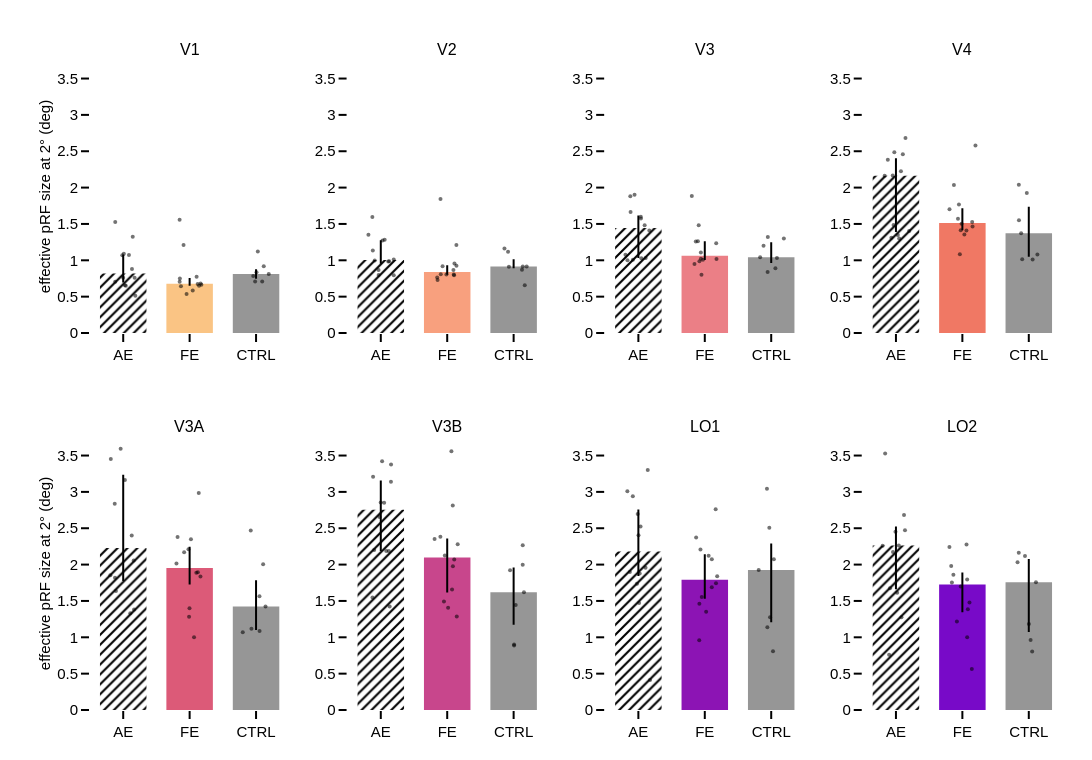

Here is the notebook cell this chart was saved with:
### Markdown cell above
## Figure 3 — Are the pRFs larger through the amblyopic eye? (effective pRF size at 2°)

Effective size σ/√n at 2° eccentricity, from the weighted regression of size on eccentricity (0.5-6°) of each subject, eye and ROI. Same layout as Figure 1. The table also gives the slope of the size-eccentricity relation.

### Code cell
s_size = eye_tests('size')
show(s_size)
print('\nSlope of size vs eccentricity'); show(eye_tests('size_slope'))
bar_panel(three('size'), three_stars(s_size), 'effective pRF size at {}° (deg)'.format(ref_ecc), 'retino_fig3_size')

### Figure 1 — Plotly figure (JSON) as saved in the notebook; plotly's stock layout.template omitted (floating-point values rounded to 4 significant figures)
{"data": [{"error_y": {"array": [0.2571], "arrayminus": [0.1266], "color": "black", "thickness": 2, "type": "data", "width": 0}, "marker": {"color": "rgb(250, 196, 132)", "pattern": {"bgcolor": "rgba(0,0,0,0)", "fgcolor": "black", "shape": "/", "size": 7}}, "showlegend": false, "type": "bar", "width": 0.7, "x": [0], "xaxis": "x", "y": [0.82], "yaxis": "y"}, {"marker": {"color": "rgba(0,0,0,0.55)", "size": 4}, "mode": "markers", "showlegend": false, "type": "scatter", "x": [-0.0003963, -0.1205, 0.1718, -0.1201, 0.02463, 0.03894, 0.1434, -0.01333, 0.132, 0.009559, 0.1825, 0.08664], "xaxis": "x", "y": [0.7592, 0.7053, 0.7585, 1.525, 0.6578, 0.6496, 1.325, 1.068, 0.8809, 1.091, 0.5111, 1.073], "yaxis": "y"}, {"error_y": {"array": [0.07915], "arrayminus": [0.0277], "color": "black", "thickness": 2, "type": "data", "width": 0}, "marker": {"color": "rgb(250, 196, 132)", "pattern": {"bgcolor": "rgba(0,0,0,0)", "fgcolor": "black", "shape": "", "size": 7}}, "showlegend": false, "type": "bar", "width": 0.7, "x": [1], "xaxis": "x", "y": [0.6769], "yaxis": "y"}, {"marker": {"color": "rgba(0,0,0,0.55)", "size": 4}, "mode": "markers", "showlegend": false, "type": "scatter", "x": [1.165, 1.177, 1.121, 0.8489, 0.8498, 1.046, 0.9085, 0.9541, 0.8695, 1.105, 1.142, 0.8531], "xaxis": "x", "y": [0.6802, 0.6648, 0.6737, 1.556, 0.705, 0.5835, 1.209, 0.5366, 0.6436, 0.7728, 0.6511, 0.7505], "yaxis": "y"}, {"error_y": {"array": [0.06447], "arrayminus": [0.06582], "color": "black", "thickness": 2, "type": "data", "width": 0}, "marker": {"color": "rgb(150,150,150)", "pattern": {"bgcolor": "rgba(0,0,0,0)", "fgcolor": "black", "shape": "", "size": 7}}, "showlegend": false, "type": "bar", "width": 0.7, "x": [2], "xaxis": "x", "y": [0.8112], "yaxis": "y"}, {"marker": {"color": "rgba(0,0,0,0.55)", "size": 4}, "mode": "markers", "showlegend": false, "type": "scatter", "x": [2.007, 1.958, 2.116, 1.986, 2.092, 2.026, 2.191], "xaxis": "x", "y": [0.8345, 0.7825, 0.9168, 0.7082, 0.7077, 1.121, 0.8112], "yaxis": "y"}, {"error_y": {"array": [0.2708], "arrayminus": [0.05163], "color": "black", "thickness": 2, "type": "data", "width": 0}, "marker": {"color": "rgb(248, 160, 126)", "pattern": {"bgcolor": "rgba(0,0,0,0)", "fgcolor": "black", "shape": "/", "size": 7}}, "showlegend": false, "type": "bar", "width": 0.7, "x": [0], "xaxis": "x2", "y": [1.005], "yaxis": "y2"}, {"marker": {"color": "rgba(0,0,0,0.55)", "size": 4}, "mode": "markers", "showlegend": false, "type": "scatter", "x": [-0.03215, 0.1951, -0.03382, -0.1269, 0.1128, -0.09131, 0.0263, 0.05841, -0.1201, -0.1862, 0.1948, 0.127], "xaxis": "x2", "y": [0.7992, 1.013, 0.866, 1.596, 0.9825, 0.9973, 1.273, 1.283, 1.134, 1.352, 0.7954, 0.9857], "yaxis": "y2"}, {"error_y": {"array": [0.0943], "arrayminus": [0.03592], "color": "black", "thickness": 2, "type": "data", "width": 0}, "marker": {"color": "rgb(248, 160, 126)", "pattern": {"bgcolor": "rgba(0,0,0,0)", "fgcolor": "black", "shape": "", "size": 7}}, "showlegend": false, "type": "bar", "width": 0.7, "x": [1], "xaxis": "x2", "y": [0.838], "yaxis": "y2"}, {"marker": {"color": "rgba(0,0,0,0.55)", "size": 4}, "mode": "markers", "showlegend": false, "type": "scatter", "x": [0.8495, 1.139, 0.9033, 0.8989, 1.109, 1.103, 1.138, 0.8547, 1.099, 0.9879, 0.9304, 1.094], "xaxis": "x2", "y": [0.7623, 0.9241, 0.8088, 1.844, 0.9568, 0.7952, 1.21, 0.7292, 0.8063, 0.8043, 0.9187, 0.8671], "yaxis": "y2"}, {"error_y": {"array": [0.1024], "arrayminus": [0.02428], "color": "black", "thickness": 2, "type": "data", "width": 0}, "marker": {"color": "rgb(150,150,150)", "pattern": {"bgcolor": "rgba(0,0,0,0)", "fgcolor": "black", "shape": "", "size": 7}}, "showlegend": false, "type": "bar", "width": 0.7, "x": [2], "xaxis": "x2", "y": [0.9135], "yaxis": "y2"}, {"marker": {"color": "rgba(0,0,0,0.55)", "size": 4}, "mode": "markers", "showlegend": false, "type": "scatter", "x": [2.138, 1.929, 1.862, 2.197, 2.168, 1.916, 2.126], "xaxis": "x2", "y": [0.9159, 0.9097, 1.162, 0.9135, 0.6557, 1.116, 0.8687], "yaxis": "y2"}, {"error_y": {"array": [0.1713], "arrayminus": [0.4152], "color": "black", "thickness": 2, "type": "data", "width": 0}, "marker": {"color": "rgb(235, 127, 134)", "pattern": {"bgcolor": "rgba(0,0,0,0)", "fgcolor": "black", "shape": "/", "size": 7}}, "showlegend": false, "type": "bar", "width": 0.7, "x": [0], "xaxis": "x3", "y": [1.445], "yaxis": "y3"}, {"marker": {"color": "rgba(0,0,0,0.55)", "size": 4}, "mode": "markers", "showlegend": false, "type": "scatter", "x": [-0.1641, 0.165, 0.1099, -0.1213, -0.08173, 0.03822, -0.0577, 0.09449, 0.03695, -0.1172, 0.04404, -0.1944], "xaxis": "x3", "y": [1.0, 1.409, 1.03, 1.88, 1.007, 1.573, 1.9, 1.481, 1.6, 1.665, 1.029, 1.077], "yaxis": "y3"}, {"error_y": {"array": [0.1966], "arrayminus": [0.06134], "color": "black", "thickness": 2, "type": "data", "width": 0}, "marker": {"color": "rgb(235, 127, 134)", "pattern": {"bgcolor": "rgba(0,0,0,0)", "fgcolor": "black", "shape": "", "size": 7}}, "showlegend": false, "type": "bar", "width": 0.7, "x": [1], "xaxis": "x3", "y": [1.064], "yaxis": "y3"}, {"marker": {"color": "rgba(0,0,0,0.55)", "size": 4}, "mode": "markers", "showlegend": false, "type": "scatter", "x": [0.8447, 0.8645, 0.9415, 0.8048, 1.172, 0.8958, 0.9083, 0.9503, 1.176, 0.9407, 0.9725, 0.9194], "xaxis": "x3", "y": [0.9495, 1.26, 1.022, 1.885, 1.233, 1.263, 1.482, 0.8005, 1.019, 1.106, 1.008, 0.9862], "yaxis": "y3"}, {"error_y": {"array": [0.2078], "arrayminus": [0.07958], "color": "black", "thickness": 2, "type": "data", "width": 0}, "marker": {"color": "rgb(150,150,150)", "pattern": {"bgcolor": "rgba(0,0,0,0)", "fgcolor": "black", "shape": "", "size": 7}}, "showlegend": false, "type": "bar", "width": 0.7, "x": [2], "xaxis": "x3", "y": [1.042], "yaxis": "y3"}, {"marker": {"color": "rgba(0,0,0,0.55)", "size": 4}, "mode": "markers", "showlegend": false, "type": "scatter", "x": [2.19, 1.946, 1.833, 2.063, 2.087, 1.949, 1.885], "xaxis": "x3", "y": [1.298, 0.8405, 1.042, 0.8915, 1.033, 1.32, 1.201], "yaxis": "y3"}, {"error_y": {"array": [0.2376], "arrayminus": [0.7755], "color": "black", "thickness": 2, "type": "data", "width": 0}, "marker": {"color": "rgb(240, 120, 100)", "pattern": {"bgcolor": "rgba(0,0,0,0)", "fgcolor": "black", "shape": "/", "size": 7}}, "showlegend": false, "type": "bar", "width": 0.7, "x": [0], "xaxis": "x4", "y": [2.164], "yaxis": "y4"}, {"marker": {"color": "rgba(0,0,0,0.55)", "size": 4}, "mode": "markers", "showlegend": false, "type": "scatter", "x": [-0.0363, -0.02437, 0.1981, 0.1434, 0.04836, -0.1224, 0.07517, 0.1036, -0.1698, -0.04821, -0.06926, 0.02817], "xaxis": "x4", "y": [1.484, 2.485, 1.403, 2.683, 1.299, 2.383, 2.225, 2.46, 2.162, 2.166, 1.309, 1.347], "yaxis": "y4"}, {"error_y": {"array": [0.2037], "arrayminus": [0.1005], "color": "black", "thickness": 2, "type": "data", "width": 0}, "marker": {"color": "rgb(240, 120, 100)", "pattern": {"bgcolor": "rgba(0,0,0,0)", "fgcolor": "black", "shape": "", "size": 7}}, "showlegend": false, "type": "bar", "width": 0.7, "x": [1], "xaxis": "x4", "y": [1.514], "yaxis": "y4"}, {"marker": {"color": "rgba(0,0,0,0.55)", "size": 4}, "mode": "markers", "showlegend": false, "type": "scatter", "x": [1.061, 0.8726, 0.9879, 1.197, 0.8063, 0.9484, 0.9337, 0.9622, 1.148, 0.9753, 1.153, 1.03], "xaxis": "x4", "y": [1.41, 2.034, 1.502, 2.58, 1.701, 1.767, 1.571, 1.083, 1.526, 1.414, 1.466, 1.355], "yaxis": "y4"}, {"error_y": {"array": [0.3643], "arrayminus": [0.3249], "color": "black", "thickness": 2, "type": "data", "width": 0}, "marker": {"color": "rgb(150,150,150)", "pattern": {"bgcolor": "rgba(0,0,0,0)", "fgcolor": "black", "shape": "", "size": 7}}, "showlegend": false, "type": "bar", "width": 0.7, "x": [2], "xaxis": "x4", "y": [1.373], "yaxis": "y4"}, {"marker": {"color": "rgba(0,0,0,0.55)", "size": 4}, "mode": "markers", "showlegend": false, "type": "scatter", "x": [1.97, 1.901, 2.129, 2.058, 1.885, 1.852, 1.85], "xaxis": "x4", "y": [1.925, 1.016, 1.08, 1.012, 1.373, 1.55, 2.039], "yaxis": "y4"}, {"error_y": {"array": [1.01], "arrayminus": [0.4539], "color": "black", "thickness": 2, "type": "data", "width": 0}, "marker": {"color": "rgb(220, 90, 120)", "pattern": {"bgcolor": "rgba(0,0,0,0)", "fgcolor": "black", "shape": "/", "size": 7}}, "showlegend": false, "type": "bar", "width": 0.7, "x": [0], "xaxis": "x5", "y": [2.227], "yaxis": "y5"}, {"marker": {"color": "rgba(0,0,0,0.55)", "size": 4}, "mode": "markers", "showlegend": false, "type": "scatter", "x": [0.1636, -0.03864, 0.1281, 0.1581, -0.1095, -0.187, -0.1279, 0.1092, -0.1938, 0.02565, -0.1235, 0.1067], "xaxis": "x5", "y": [1.382, 3.593, 2.399, 2.055, 1.638, 3.452, 2.837, 4.667, 1.855, 3.165, 1.818, 1.33], "yaxis": "y5"}, {"error_y": {"array": [0.2915], "arrayminus": [0.2263], "color": "black", "thickness": 2, "type": "data", "width": 0}, "marker": {"color": "rgb(220, 90, 120)", "pattern": {"bgcolor": "rgba(0,0,0,0)", "fgcolor": "black", "shape": "", "size": 7}}, "showlegend": false, "type": "bar", "width": 0.7, "x": [1], "xaxis": "x5", "y": [1.954], "yaxis": "y5"}, {"marker": {"color": "rgba(0,0,0,0.55)", "size": 4}, "mode": "markers", "showlegend": false, "type": "scatter", "x": [0.9918, 1.02, 0.9174, 0.9826, 0.8183, 1.124, 1.163, 1.101, 0.9982, 1.138, 0.8015, 1.066], "xaxis": "x5", "y": [1.284, 2.348, 2.17, 2.211, 2.379, 1.893, 1.837, 1.887, 1.399, 2.986, 2.014, 0.9992], "yaxis": "y5"}, {"error_y": {"array": [0.3622], "arrayminus": [0.3215], "color": "black", "thickness": 2, "type": "data", "width": 0}, "marker": {"color": "rgb(150,150,150)", "pattern": {"bgcolor": "rgba(0,0,0,0)", "fgcolor": "black", "shape": "", "size": 7}}, "showlegend": false, "type": "bar", "width": 0.7, "x": [2], "xaxis": "x5", "y": [1.423], "yaxis": "y5"}, {"marker": {"color": "rgba(0,0,0,0.55)", "size": 4}, "mode": "markers", "showlegend": false, "type": "scatter", "x": [2.107, 1.931, 2.143, 1.8, 2.053, 1.92, 2.051], "xaxis": "x5", "y": [2.005, 1.116, 1.423, 1.071, 1.087, 2.47, 1.566], "yaxis": "y5"}, {"error_y": {"array": [0.4031], "arrayminus": [0.5658], "color": "black", "thickness": 2, "type": "data", "width": 0}, "marker": {"color": "rgb(200, 70, 140)", "pattern": {"bgcolor": "rgba(0,0,0,0)", "fgcolor": "black", "shape": "/", "size": 7}}, "showlegend": false, "type": "bar", "width": 0.7, "x": [0], "xaxis": "x6", "y": [2.753], "yaxis": "y6"}, {"marker": {"color": "rgba(0,0,0,0.55)", "size": 4}, "mode": "markers", "showlegend": false, "type": "scatter", "x": [-0.09946, -0.1161, 0.05046, -0.001226, -0.1251, 0.1545, 0.153, 0.01983, 0.08244, -0.01945, 0.1206, 0.1335], "xaxis": "x6", "y": [2.201, 3.207, 2.85, 2.853, 1.546, 3.375, 3.139, 3.42, 2.187, 2.656, 2.188, 1.424], "yaxis": "y6"}, {"error_y": {"array": [0.2621], "arrayminus": [0.4819], "color": "black", "thickness": 2, "type": "data", "width": 0}, "marker": {"color": "rgb(200, 70, 140)", "pattern": {"bgcolor": "rgba(0,0,0,0)", "fgcolor": "black", "shape": "", "size": 7}}, "showlegend": false, "type": "bar", "width": 0.7, "x": [1], "xaxis": "x6", "y": [2.096], "yaxis": "y6"}, {"marker": {"color": "rgba(0,0,0,0.55)", "size": 4}, "mode": "markers", "showlegend": false, "type": "scatter", "x": [1.106, 0.8973, 0.8098, 1.063, 0.9645, 1.158, 1.144, 1.014, 0.951, 1.085, 1.084, 1.073], "xaxis": "x6", "y": [2.069, 2.382, 2.351, 3.557, 2.124, 2.281, 1.285, 1.407, 1.491, 1.977, 2.814, 1.656], "yaxis": "y6"}, {"error_y": {"array": [0.3411], "arrayminus": [0.4467], "color": "black", "thickness": 2, "type": "data", "width": 0}, "marker": {"color": "rgb(150,150,150)", "pattern": {"bgcolor": "rgba(0,0,0,0)", "fgcolor": "black", "shape": "", "size": 7}}, "showlegend": false, "type": "bar", "width": 0.7, "x": [2], "xaxis": "x6", "y": [1.619], "yaxis": "y6"}, {"marker": {"color": "rgba(0,0,0,0.55)", "size": 4}, "mode": "markers", "showlegend": false, "type": "scatter", "x": [2.137, 2.031, 2.006, 2.007, 2.156, 1.947, 2.137], "xaxis": "x6", "y": [2.267, 1.443, 0.901, 0.887, 1.619, 1.922, 1.997], "yaxis": "y6"}, {"error_y": {"array": [0.5776], "arrayminus": [0.338], "color": "black", "thickness": 2, "type": "data", "width": 0}, "marker": {"color": "rgb(140, 20, 180)", "pattern": {"bgcolor": "rgba(0,0,0,0)", "fgcolor": "black", "shape": "/", "size": 7}}, "showlegend": false, "type": "bar", "width": 0.7, "x": [0], "xaxis": "x7", "y": [2.18], "yaxis": "y7"}, {"marker": {"color": "rgba(0,0,0,0.55)", "size": 4}, "mode": "markers", "showlegend": false, "type": "scatter", "x": [0.001956, -0.1659, -0.02041, -0.08352, 0.01115, 0.1413, -0.1282, -0.00991, 0.033, 0.1079, 0.1764, 0.02024], "xaxis": "x7", "y": [2.404, 3.008, 1.738, 2.938, 1.471, 3.301, 1.897, 2.697, 2.525, 1.955, 0.4126, 1.877], "yaxis": "y7"}, {"error_y": {"array": [0.3518], "arrayminus": [0.2613], "color": "black", "thickness": 2, "type": "data", "width": 0}, "marker": {"color": "rgb(140, 20, 180)", "pattern": {"bgcolor": "rgba(0,0,0,0)", "fgcolor": "black", "shape": "", "size": 7}}, "showlegend": false, "type": "bar", "width": 0.7, "x": [1], "xaxis": "x7", "y": [1.792], "yaxis": "y7"}, {"marker": {"color": "rgba(0,0,0,0.55)", "size": 4}, "mode": "markers", "showlegend": false, "type": "scatter", "x": [1.169, 0.9346, 1.106, 1.105, 1.021, 0.8695, 0.9545, 0.9163, 1.187, 1.058, 1.164, 0.9185], "xaxis": "x7", "y": [1.744, 2.208, 2.073, 1.687, 1.351, 2.372, 1.554, 0.9582, 1.839, 2.122, 2.762, 1.46], "yaxis": "y7"}, {"error_y": {"array": [0.3642], "arrayminus": [0.7167], "color": "black", "thickness": 2, "type": "data", "width": 0}, "marker": {"color": "rgb(150,150,150)", "pattern": {"bgcolor": "rgba(0,0,0,0)", "fgcolor": "black", "shape": "", "size": 7}}, "showlegend": false, "type": "bar", "width": 0.7, "x": [2], "xaxis": "x7", "y": [1.925], "yaxis": "y7"}, {"marker": {"color": "rgba(0,0,0,0.55)", "size": 4}, "mode": "markers", "showlegend": false, "type": "scatter", "x": [1.972, 2.027, 1.942, 1.983, 2.04, 1.811, 1.936], "xaxis": "x7", "y": [2.506, 0.8088, 1.139, 1.277, 2.072, 1.925, 3.044], "yaxis": "y7"}, {"error_y": {"array": [0.2624], "arrayminus": [0.6011], "color": "black", "thickness": 2, "type": "data", "width": 0}, "marker": {"color": "rgb(120, 10, 200)", "pattern": {"bgcolor": "rgba(0,0,0,0)", "fgcolor": "black", "shape": "/", "size": 7}}, "showlegend": false, "type": "bar", "width": 0.7, "x": [0], "xaxis": "x8", "y": [2.261], "yaxis": "y8"}, {"marker": {"color": "rgba(0,0,0,0.55)", "size": 4}, "mode": "markers", "showlegend": false, "type": "scatter", "x": [-0.1999, -0.006985, 0.0432, -0.1628, -0.1032, 0.1216, 0.1361, -0.04491, 0.1257, -0.08914, 0.08244, 0.01818], "xaxis": "x8", "y": [2.259, 2.453, 2.263, 3.527, 0.7589, 2.681, 2.471, 2.174, 4.618, 1.676, 1.275, 1.612], "yaxis": "y8"}, {"error_y": {"array": [0.1647], "arrayminus": [0.3831], "color": "black", "thickness": 2, "type": "data", "width": 0}, "marker": {"color": "rgb(120, 10, 200)", "pattern": {"bgcolor": "rgba(0,0,0,0)", "fgcolor": "black", "shape": "", "size": 7}}, "showlegend": false, "type": "bar", "width": 0.7, "x": [1], "xaxis": "x8", "y": [1.726], "yaxis": "y8"}, {"marker": {"color": "rgba(0,0,0,0.55)", "size": 4}, "mode": "markers", "showlegend": false, "type": "scatter", "x": [0.976, 1.063, 0.8054, 0.865, 0.9175, 1.072, 1.082, 1.072, 1.107, 0.8318, 0.8424, 1.142], "xaxis": "x8", "y": [1.698, 2.277, 2.243, 1.861, 1.217, 1.794, 1.385, 1.001, 1.478, 1.979, 1.754, 0.5656], "yaxis": "y8"}, {"error_y": {"array": [0.3196], "arrayminus": [0.6826], "color": "black", "thickness": 2, "type": "data", "width": 0}, "marker": {"color": "rgb(150,150,150)", "pattern": {"bgcolor": "rgba(0,0,0,0)", "fgcolor": "black", "shape": "", "size": 7}}, "showlegend": false, "type": "bar", "width": 0.7, "x": [2], "xaxis": "x8", "y": [1.756], "yaxis": "y8"}, {"marker": {"color": "rgba(0,0,0,0.55)", "size": 4}, "mode": "markers", "showlegend": false, "type": "scatter", "x": [1.943, 2.027, 2.001, 2.051, 1.831, 2.108, 1.849], "xaxis": "x8", "y": [2.119, 0.9629, 1.184, 0.8063, 2.032, 1.756, 2.163], "yaxis": "y8"}], "layout": {"annotations": [{"font": {"size": 16}, "showarrow": false, "text": "V1", "x": 0.1025, "xanchor": "center", "xref": "paper", "y": 1, "yanchor": "bottom", "yref": "paper"}, {"font": {"size": 16}, "showarrow": false, "text": "V2", "x": 0.3675, "xanchor": "center", "xref": "paper", "y": 1, "yanchor": "bottom", "yref": "paper"}, {"font": {"size": 16}, "showarrow": false, "text": "V3", "x": 0.6325, "xanchor": "center", "xref": "paper", "y": 1, "yanchor": "bottom", "yref": "paper"}, {"font": {"size": 16}, "showarrow": false, "text": "V4", "x": 0.8975, "xanchor": "center", "xref": "paper", "y": 1, "yanchor": "bottom", "yref": "paper"}, {"font": {"size": 16}, "showarrow": false, "text": "V3A", "x": 0.1025, "xanchor": "center", "xref": "paper", "y": 0.42, "yanchor": "bottom", "yref": "paper"}, {"font": {"size": 16}, "showarrow": false, "text": "V3B", "x": 0.3675, "xanchor": "center", "xref": "paper", "y": 0.42, "yanchor": "bottom", "yref": "paper"}, {"font": {"size": 16}, "showarrow": false, "text": "LO1", "x": 0.6325, "xanchor": "center", "xref": "paper", "y": 0.42, "yanchor": "bottom", "yref": "paper"}, {"font": {"size": 16}, "showarrow": false, "text": "LO2", "x": 0.8975, "xanchor": "center", "xref": "paper", "y": 0.42, "yanchor": "bottom", "yref": "paper"}], "height": 760, "margin": {"b": 50, "l": 90, "r": 30, "t": 60}, "width": 1150, "xaxis": {"anchor": "y", "domain": [0, 0.205], "ticktext": ["AE", "FE", "CTRL"], "tickvals": [0, 1, 2]}, "xaxis2": {"anchor": "y2", "domain": [0.265, 0.47], "ticktext": ["AE", "FE", "CTRL"], "tickvals": [0, 1, 2]}, "xaxis3": {"anchor": "y3", "domain": [0.53, 0.735], "ticktext": ["AE", "FE", "CTRL"], "tickvals": [0, 1, 2]}, "xaxis4": {"anchor": "y4", "domain": [0.795, 1], "ticktext": ["AE", "FE", "CTRL"], "tickvals": [0, 1, 2]}, "xaxis5": {"anchor": "y5", "domain": [0, 0.205], "ticktext": ["AE", "FE", "CTRL"], "tickvals": [0, 1, 2]}, "xaxis6": {"anchor": "y6", "domain": [0.265, 0.47], "ticktext": ["AE", "FE", "CTRL"], "tickvals": [0, 1, 2]}, "xaxis7": {"anchor": "y7", "domain": [0.53, 0.735], "ticktext": ["AE", "FE", "CTRL"], "tickvals": [0, 1, 2]}, "xaxis8": {"anchor": "y8", "domain": [0.795, 1], "ticktext": ["AE", "FE", "CTRL"], "tickvals": [0, 1, 2]}, "yaxis": {"anchor": "x", "domain": [0.58, 1], "range": [0, 3.755], "title": {"text": "effective pRF size at 2° (deg)"}}, "yaxis2": {"anchor": "x2", "domain": [0.58, 1], "range": [0, 3.755]}, "yaxis3": {"anchor": "x3", "domain": [0.58, 1], "range": [0, 3.755]}, "yaxis4": {"anchor": "x4", "domain": [0.58, 1], "range": [0, 3.755]}, "yaxis5": {"anchor": "x5", "domain": [0, 0.42], "range": [0, 3.755], "title": {"text": "effective pRF size at 2° (deg)"}}, "yaxis6": {"anchor": "x6", "domain": [0, 0.42], "range": [0, 3.755]}, "yaxis7": {"anchor": "x7", "domain": [0, 0.42], "range": [0, 3.755]}, "yaxis8": {"anchor": "x8", "domain": [0, 0.42], "range": [0, 3.755]}}}
